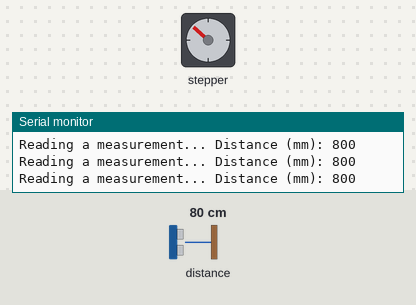
Recording of a sketch running on a simulated Arduino Uno, built with avr-gcc and run on an emulated ATmega328P. On the bench: stepper motor, the last lines printed to the serial monitor. Wiring (inferred from the names in the program): stepper motor driver (200 steps per turn assumed): step pin 3; direction pin 2. Inputs (shaded band) come from the test bench; at power-on: distance to the obstacle 80 cm.

Above: at 1.2 s.
1.3 s: distance to the obstacle set to 250 cm
At 1.74 s:
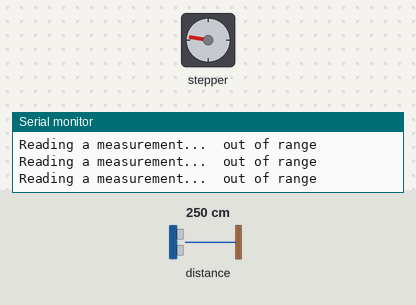
4.3 s: distance to the obstacle set to 4 cm
At 4.58 s:
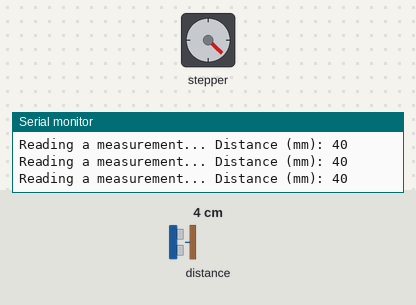
7.3 s: distance to the obstacle set to 9 cm
At 7.62 s:
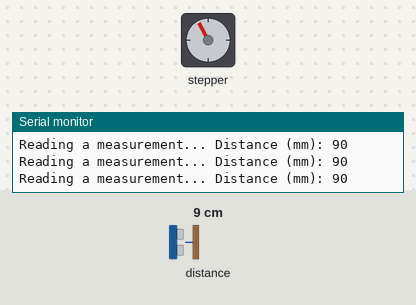
Timing chart, 0 to 16.3 s (numbered marks = the images above; inputs shaded):
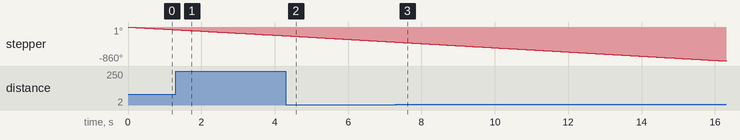

The sketch:

newwithsensor.ino
```cpp
#include "Adafruit_VL53L0X.h"

Adafruit_VL53L0X lox = Adafruit_VL53L0X();

#define dirPin 2
#define stepPin 3
#define stepsPerRevolution 200
int del = 500;

void setup() {
  Serial.begin(115200);

  // Declare pins as output:
  pinMode(stepPin, OUTPUT);
  pinMode(dirPin, OUTPUT);

  while (! Serial) {
    delay(1);
  }

  Serial.println("Adafruit VL53L0X test");
  if (!lox.begin()) {
    Serial.println(F("Failed to boot VL53L0X"));
    while(1);
  }

  Serial.println(F("VL53L0X API Simple Ranging example\n\n"));
}

void loop() {
  static unsigned long previousMillis = 0; // Variable to store the previous time
  VL53L0X_RangingMeasurementData_t measure;

  // Set the spinning direction clockwise:
  digitalWrite(dirPin, LOW);

  // Set the delay duration in milliseconds

  // Current time
  unsigned long currentMillis = millis();

  // Check if it's time to update the delay
    digitalWrite(stepPin, HIGH);
    delayMicroseconds(del);

    digitalWrite(stepPin, LOW);
    delayMicroseconds(del);

  // Reading a measurement
  Serial.print("Reading a measurement... ");
  lox.rangingTest(&measure, false); // pass in 'true' to get debug data printout!

  if (measure.RangeStatus != 4) {  // phase failures have incorrect data
    Serial.print("Distance (mm): ");
    Serial.println(measure.RangeMilliMeter);
    // Update the delay based on the distance measured
    del = measure.RangeMilliMeter;
  } else {
    Serial.println(" out of range ");
  }
}
```
